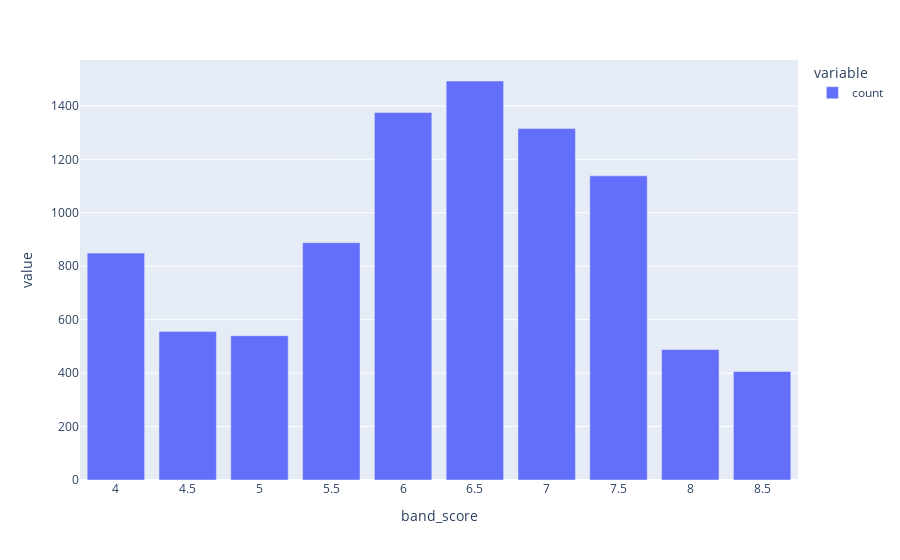

The cell this chart's notebook holds for it:
### Code cell
band_counts = df_train_clean["band_score"].value_counts().sort_index()
band_counts.plot(kind="bar")

### Figure 1 — Plotly figure (JSON) as saved in the notebook; plotly's stock layout.template omitted (floating-point values rounded to 4 significant figures)
{"data": [{"hovertemplate": "variable=count<br>band_score=%{x}<br>value=%{y}<extra></extra>", "legendgroup": "count", "marker": {"color": "#636efa", "pattern": {"shape": ""}}, "name": "count", "orientation": "v", "showlegend": true, "textposition": "auto", "type": "bar", "x": ["4", "4.5", "5", "5.5", "6", "6.5", "7", "7.5", "8", "8.5"], "xaxis": "x", "y": [849, 556, 540, 888, 1375, 1493, 1315, 1138, 488, 406], "yaxis": "y"}], "layout": {"barmode": "relative", "legend": {"title": {"text": "variable"}, "tracegroupgap": 0}, "margin": {"t": 60}, "xaxis": {"anchor": "y", "domain": [0, 1], "title": {"text": "band_score"}}, "yaxis": {"anchor": "x", "domain": [0, 1], "title": {"text": "value"}}}}
